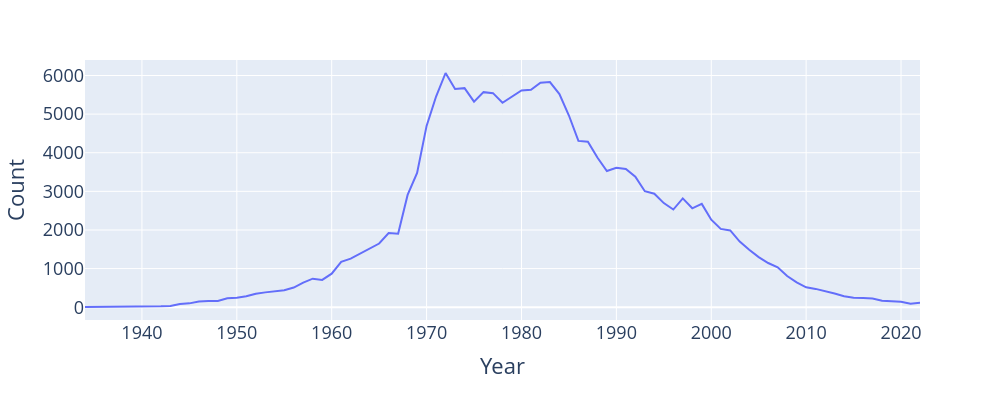

Notebook source saved alongside this figure:
### Code cell
# We'll talk about how to generate plots in a later lecture
fig = px.line(jenn_entries, x="Year", y="Count")

fig.update_layout(font_size = 18, 
                  autosize=False, 
                  width=1000, 
                  height=400)

### Figure 1 — Plotly figure (JSON) as saved in the notebook; plotly's stock layout.template omitted (floating-point values rounded to 4 significant figures)
{"data": [{"hovertemplate": "Year=%{x}<br>Count=%{y}<extra></extra>", "legendgroup": "", "line": {"color": "#636efa", "dash": "solid"}, "marker": {"symbol": "circle"}, "mode": "lines", "name": "", "orientation": "v", "showlegend": false, "type": "scatter", "x": [1934, 1938, 1939, 1940, 1941, 1942, 1943, 1944, 1945, 1946, 1947, 1948, 1949, 1950, 1951, 1952, 1953, 1954, 1955, 1956, 1957, 1958, 1959, 1960, 1961, 1962, 1963, 1964, 1965, 1966, 1967, 1968, 1969, 1970, 1971, 1972, 1973, 1974, 1975, 1976, 1977, 1978, 1979, 1980, 1981, 1982, 1983, 1984, 1985, 1986, 1987, 1988, 1989, 1990, 1991, 1992, 1993, 1994, 1995, 1996, 1997, 1998, 1999, 2000, 2001, 2002, 2003, 2004, 2005, 2006, 2007, 2008, 2009, 2010, 2011, 2012, 2013, 2014, 2015, 2016, 2017, 2018, 2019, 2020, 2021, 2022], "xaxis": "x", "y": [5, 5, 6, 13, 24, 22, 30, 80, 99, 147, 163, 159, 233, 247, 284, 350, 384, 412, 440, 509, 635, 739, 707, 869, 1174, 1257, 1386, 1516, 1649, 1919, 1902, 2907, 3477, 4695, 5456, 6065, 5649, 5673, 5323, 5569, 5543, 5295, 5462, 5612, 5628, 5813, 5830, 5520, 4964, 4306, 4285, 3875, 3528, 3612, 3579, 3382, 3004, 2940, 2696, 2529, 2817, 2561, 2675, 2265, 2027, 1987, 1699, 1485, 1297, 1144, 1035, 808, 641, 515, 474, 421, 354, 286, 243, 239, 226, 167, 145, 141, 91, 114], "yaxis": "y"}], "layout": {"autosize": false, "font": {"size": 18}, "height": 400, "legend": {"tracegroupgap": 0}, "margin": {"t": 60}, "width": 1000, "xaxis": {"anchor": "y", "domain": [0, 1], "title": {"text": "Year"}}, "yaxis": {"anchor": "x", "domain": [0, 1], "title": {"text": "Count"}}}}
